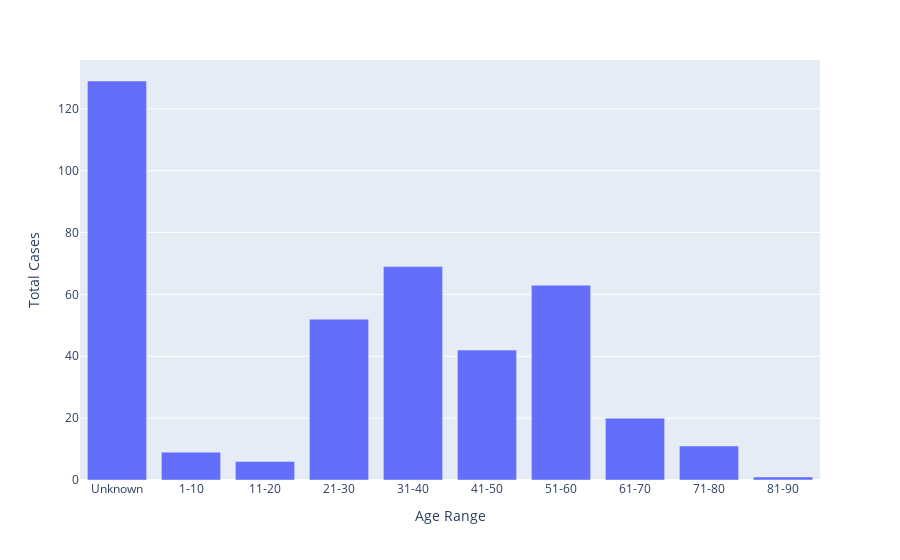

Write notebook code for a chart like this one.
### Code cell
fig_age_bar = px.bar(tot_age_data, x='age', y='count')
fig_age_bar.update_layout(
    title="",
    xaxis_title="Age Range",
    yaxis_title="Total Cases",
    xaxis=dict(fixedrange=True),
    yaxis=dict(fixedrange=True),
)

fig_age_bar.update_traces(hovertemplate = '%{y}',)
fig_age_bar.show(config = dict(displayModeBar=False))

### Figure 1 — Plotly figure (JSON) as saved in the notebook; plotly's stock layout.template omitted (floating-point values rounded to 4 significant figures)
{"data": [{"alignmentgroup": "True", "hoverlabel": {"namelength": 0}, "hovertemplate": "%{y}", "legendgroup": "", "marker": {"color": "#636efa"}, "name": "", "offsetgroup": "", "orientation": "v", "showlegend": false, "textposition": "auto", "type": "bar", "x": ["Unknown", "1-10", "11-20", "21-30", "31-40", "41-50", "51-60", "61-70", "71-80", "81-90"], "xaxis": "x", "y": [129, 9, 6, 52, 69, 42, 63, 20, 11, 1], "yaxis": "y"}], "layout": {"barmode": "relative", "legend": {"tracegroupgap": 0}, "margin": {"t": 60}, "title": {"text": ""}, "xaxis": {"anchor": "y", "domain": [0, 1], "fixedrange": true, "title": {"text": "Age Range"}}, "yaxis": {"anchor": "x", "domain": [0, 1], "fixedrange": true, "title": {"text": "Total Cases"}}}}
